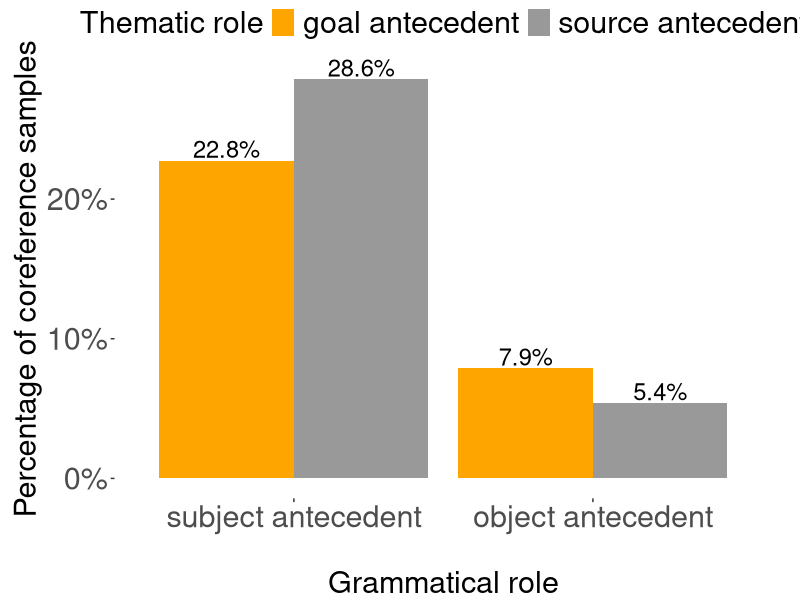
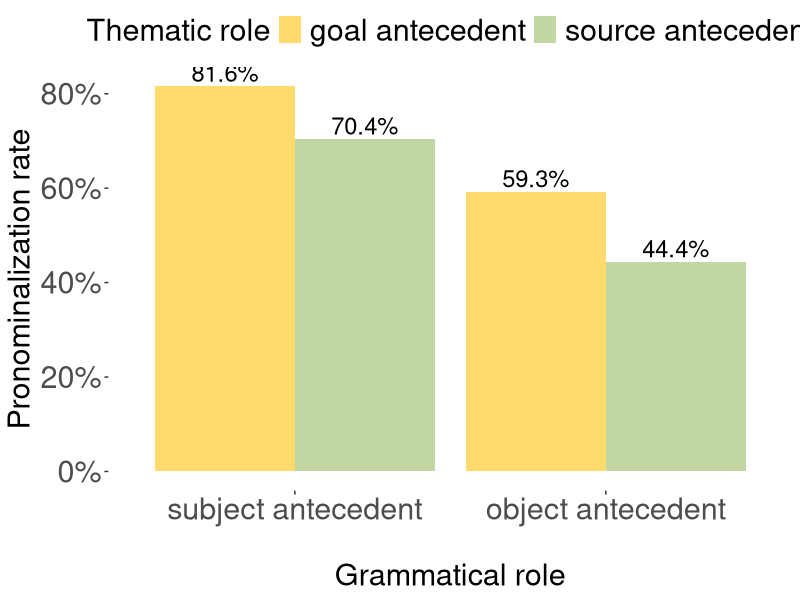
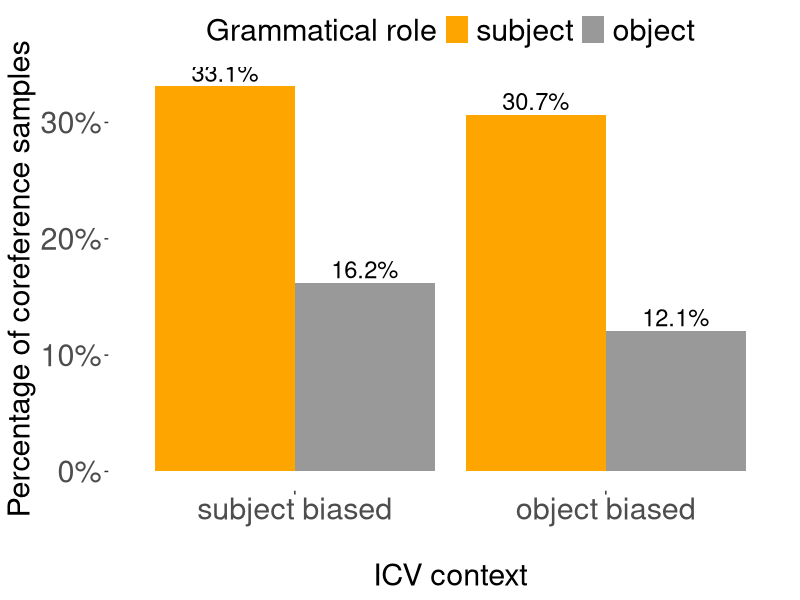
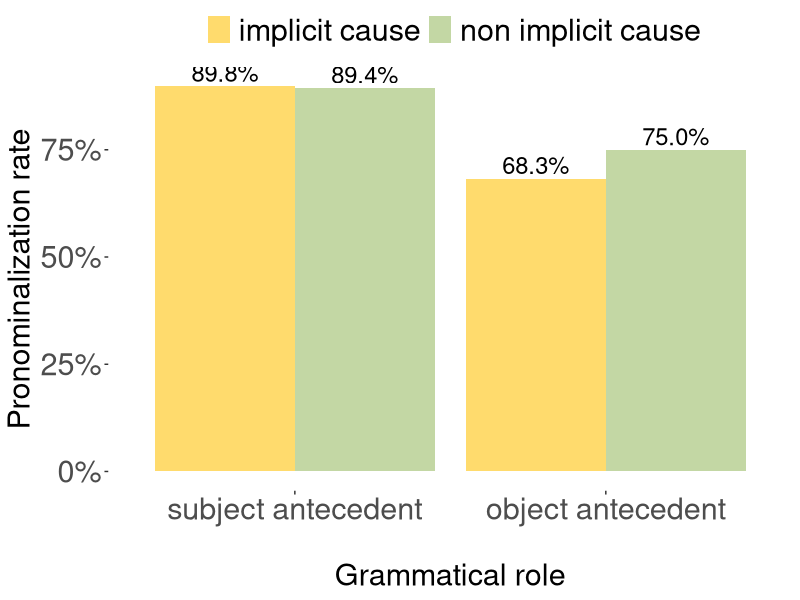

Here is the R script that generated these plots, in order:
# --- Analyses on passages of transfer-of-possession verbs (TPVs) 
# --- and implicit causality verbs (ICVs) ---

# TPV analyses ----
# library
library(readr)
library(ggplot2)
library(rstudioapi)
library(scales)

# set the source file direction as working directory
setwd(dirname(getSourceEditorContext()$path))

#### read the dataframe of all responses ####
df_tpv <- read_csv('../extracted_passages/tpv_extracted_passages.csv')  
str(df_tpv)
sum(is.nan(as.matrix(df_tpv))) # 0


#### raw counts of next mention ####
source_in_source_goal <- sum(df_tpv$verb_type == 'source_goal' & df_tpv$coreference_type == 'source') # 98
goal_in_source_goal <- sum(df_tpv$verb_type == 'source_goal' & df_tpv$coreference_type == 'goal') # 27
source_goal <- sum(df_tpv$verb_type == 'source_goal') # 343


goal_in_goal_source <- sum(df_tpv$verb_type == 'goal_source' & df_tpv$coreference_type == 'goal') # 38
source_in_goal_source <- sum(df_tpv$verb_type == 'goal_source' & df_tpv$coreference_type == 'source') # 9
goal_source <- sum(df_tpv$verb_type == 'goal_source') # 167

percentage_goal_in_goal_source = goal_in_goal_source/goal_source
percentage_source_in_source_goal = source_in_source_goal/source_goal
percentage_goal_in_source_goal = goal_in_source_goal/source_goal
percentage_source_in_goal_source = source_in_goal_source/goal_source


#### Figure 11: Percentage of goal and source continuations in two transfer-of-possession contexts. ####

#--- create a dataset ---
grammatical_roles <- c(rep("subject antecedent", 2), rep("object antecedent" , 2) )
thematic_roles <- rep(c("goal antecedent" , "source antecedent" ) , 2)
percentage <- c(percentage_goal_in_goal_source, percentage_source_in_source_goal,
                percentage_goal_in_source_goal, percentage_source_in_goal_source)
data <- data.frame(grammatical_roles,thematic_roles,percentage)

data$grammatical_roles <- factor(data$grammatical_roles, levels=c("subject antecedent", "object antecedent") 
)

#--- plot ---
ggplot(data, aes(fill=thematic_roles, y=percentage, x=grammatical_roles)) + 
  geom_bar(position="dodge", stat="identity") + 
  scale_fill_manual(values = c("goal antecedent" = "orange",
                               "source antecedent" = "#999999")) +
  labs(x= "\nGrammatical role", y = "Percentage of coreference samples", 
       fill = "Thematic role") +
  theme(axis.text.x=element_text(size=22),
        axis.text.y=element_text(size=22),
        axis.title=element_text(size=22),
        legend.text=element_text(size=22),
        legend.title=element_text(size=22),
        legend.position="top",
        panel.background = element_rect(fill = "transparent",colour = NA),
        plot.background = element_rect(fill = "transparent",colour = NA),
        plot.margin = margin(l=10, r = 20) 
        ) +
  geom_text(size=6,aes(label=scales::percent(percentage)), position=position_dodge(width=0.9), vjust=-0.16) +
  scale_y_continuous(labels = scales::percent) 



#### chi-square contingency: next mention biases  ####

# --- subject antecedent ---
subject_observed_table <- matrix(c(source_in_source_goal, goal_in_goal_source,
                                   source_goal - source_in_source_goal,
                                   goal_source - goal_in_goal_source), nrow = 2, ncol = 2, byrow = T)
rownames(subject_observed_table) <- c('subject', 'non-subject')
colnames(subject_observed_table) <- c('source-goal', 'goal-source')
subject_observed_table
X <- chisq.test(subject_observed_table)
X
X$expected


# --- object antecedent ---
object_observed_table <- matrix(c(goal_in_source_goal, source_in_goal_source,
                                  source_goal - goal_in_source_goal,
                                  goal_source - source_in_goal_source), nrow = 2, ncol = 2, byrow = T)
rownames(object_observed_table) <- c('object', 'non-object')
colnames(object_observed_table) <- c('source-goal', 'goal-source')
object_observed_table
X <- chisq.test(object_observed_table)
X <-fisher.test(object_observed_table)
X
X$expected

  
#### raw counts of produced pronouns ####

number_pronominal_source_in_source_goal <- sum(df_tpv$verb_type == 'source_goal' & df_tpv$coreference_type == 'source' & df_tpv$pronominalization == 'pronoun') # 69
number_pronominal_goal_in_source_goal <- sum(df_tpv$verb_type == 'source_goal' & df_tpv$coreference_type == 'goal' & df_tpv$pronominalization == 'pronoun') # 16
number_pronominal_source_in_goal_source <- sum(df_tpv$verb_type == 'goal_source' & df_tpv$coreference_type == 'source' & df_tpv$pronominalization == 'pronoun')   # 4
number_pronominal_goal_in_goal_source <- sum(df_tpv$verb_type == 'goal_source' & df_tpv$coreference_type == 'goal' & df_tpv$pronominalization == 'pronoun')  # 31 

percentage_pronominal_goal_in_goal_source = number_pronominal_goal_in_goal_source/goal_in_goal_source
percentage_pronominal_source_in_source_goal = number_pronominal_source_in_source_goal/source_in_source_goal
percentage_pronominal_goal_in_source_goal = number_pronominal_goal_in_source_goal/goal_in_source_goal
percentage_pronominal_source_in_goal_source = number_pronominal_source_in_goal_source/source_in_goal_source


#### Figure 12: Pronominalization rate in each category for transfer-of-possession verbs. ####

#--- create a dataset ---
grammatical_roles <- c(rep("subject antecedent", 2), rep("object antecedent" , 2) )
thematic_roles <- rep(c("goal antecedent" , "source antecedent" ) , 2)
percentage <- c(percentage_pronominal_goal_in_goal_source, percentage_pronominal_source_in_source_goal,
                percentage_pronominal_goal_in_source_goal, percentage_pronominal_source_in_goal_source)
data <- data.frame(grammatical_roles,thematic_roles,percentage)

data$grammatical_roles <- factor(data$grammatical_roles, levels=c("subject antecedent", "object antecedent") 
)


# --- plot ---
ggplot(data, aes(fill=thematic_roles, y=percentage, x=grammatical_roles)) + 
  geom_bar(position="dodge", stat="identity") + 
  scale_fill_manual(values = c("goal antecedent" = "#FFDB6D",
                               "source antecedent" = "#C3D7A4")) +
  labs(x= "\nGrammatical role", y = "Pronominalization rate", 
       fill = "Thematic role") +
  theme(axis.text.x=element_text(size=22),
        axis.text.y=element_text(size=22),
        axis.title=element_text(size=22),
        legend.text=element_text(size=22),
        legend.title=element_text(size=22),
        legend.position="top",
        panel.background = element_rect(fill = "transparent",colour = NA),
        plot.background = element_rect(fill = "transparent",colour = NA)) +
  geom_text(size = 6, aes(label=scales::percent(percentage,.1)),position=position_dodge(width=0.9), vjust=-0.25) +
  scale_y_continuous(labels = scales::percent)





#### chi-square contingency: pronominalization biases ####

# --- subject antecedent ---
subject_observed_table <- matrix(c(number_pronominal_source_in_source_goal, number_pronominal_goal_in_goal_source,
                           source_in_source_goal-number_pronominal_source_in_source_goal,
                           goal_in_goal_source-number_pronominal_goal_in_goal_source), nrow = 2, ncol = 2, byrow = T)
rownames(subject_observed_table) <- c('pronoun', 'non-pronoun')
colnames(subject_observed_table) <- c('source in source-goal', 'goal in goal-source')
subject_observed_table
X <- chisq.test(subject_observed_table)
X
X$expected

# --- object antecedent ---
object_observed_table <- matrix(c(number_pronominal_goal_in_source_goal, number_pronominal_source_in_goal_source,
                                   goal_in_source_goal-number_pronominal_goal_in_source_goal,
                                   source_in_goal_source-number_pronominal_source_in_goal_source), nrow = 2, ncol = 2, byrow = T)
rownames(object_observed_table) <- c('pronoun', 'non-pronoun')
colnames(object_observed_table) <- c('goal in source-goal', 'source in goal-source')
object_observed_table
X <- chisq.test(object_observed_table)
X <-fisher.test(object_observed_table)
X
X$expected



# ICV analyses ----

#### read the dataframe of all responses ####
df_icv <- read_csv('../extracted_passages/icv_extracted_passages.csv')  
str(df_icv)
sum(is.nan(as.matrix(df_icv))) # 0


#### raw counts of next mention ####
subject_in_subject_biased <- sum(df_icv$verb_type == 'subject_biased' & df_icv$coreference_type == 'subject') # 49
object_in_subject_biased <- sum(df_icv$verb_type == 'subject_biased' & df_icv$coreference_type == 'object') # 24
subject_biased <- sum(df_icv$verb_type == 'subject_biased') #148

subject_in_object_biased <- sum(df_icv$verb_type == 'object_biased' & df_icv$coreference_type == 'subject') # 104
object_in_object_biased <- sum(df_icv$verb_type == 'object_biased' & df_icv$coreference_type == 'object') # 41
object_biased <- sum(df_icv$verb_type == 'object_biased') #339

percentage_subject_in_subject_biased = subject_in_subject_biased/subject_biased
percentage_object_in_subject_biased = object_in_subject_biased/subject_biased
percentage_subject_in_object_biased = subject_in_object_biased/object_biased
percentage_object_in_object_biased = object_in_object_biased/object_biased


#### Figure 13: Percentage of continuations in subject-biased and object-biased implicit causality verb contexts. ####

# --- create a dataset ---
icv_contexts <- c(rep("subject biased", 2), rep("object biased" , 2) )
grammatical_roles <- rep(c("subject" , "object" ) , 2)
percentage <- c(percentage_subject_in_subject_biased, percentage_object_in_subject_biased,
                percentage_subject_in_object_biased,percentage_object_in_object_biased)
data <- data.frame(grammatical_roles,icv_contexts,percentage)

data$grammatical_roles <- factor(data$grammatical_roles, levels=c("subject", "object") 
)

data$icv_contexts <- factor(data$icv_contexts, levels=c("subject biased", "object biased") 
)

# --- plot ---
ggplot(data, aes(fill=grammatical_roles, y=percentage, x=icv_contexts)) + 
  geom_bar(position="dodge", stat="identity") + 
  scale_fill_manual(values = c("subject" = "orange",
                               "object" = "#999999")) +
  labs(x= "\nICV context", y = "Percentage of coreference samples", 
       fill = "Grammatical role") +
  theme(axis.text.x=element_text(size=22),
        axis.text.y=element_text(size=22),
        axis.title=element_text(size=22),
        legend.text=element_text(size=22),
        legend.title=element_text(size=22),
        legend.position="top"
  ) +
  geom_text(size=6,aes(label=scales::percent(percentage)), position=position_dodge(width=0.9), vjust=-0.25) +
  scale_y_continuous(labels = scales::percent) +
  theme(
    panel.background = element_rect(fill = "transparent",colour = NA),
    plot.background = element_rect(fill = "transparent",colour = NA)
  )


#### chi-square contingency: next-mention biases ####

#subject antecedent
subject_observed_table <- matrix(c(subject_in_subject_biased, subject_in_object_biased,
                                   subject_biased - subject_in_subject_biased,
                                   object_biased - subject_in_object_biased
                                    ), nrow = 2, ncol = 2, byrow = T)
rownames(subject_observed_table) <- c('subject', 'non-subject')
colnames(subject_observed_table) <- c('subject-biased', 'object-biased')
subject_observed_table
X <- chisq.test(subject_observed_table)
X
X$expected


#object antecedent
object_observed_table <- matrix(c(object_in_subject_biased, object_in_object_biased,
                                  subject_biased - object_in_subject_biased,
                                  object_biased - object_in_object_biased), nrow = 2, ncol = 2, byrow = T)
rownames(object_observed_table) <- c('object', 'non-object')
colnames(object_observed_table) <- c('subject-biased', 'object-biased')
object_observed_table
X <- chisq.test(object_observed_table)
X
X$expected


#### raw counts of produced pronouns ####
number_pronominal_subject_in_subject_biased <- sum(df_icv$verb_type == 'subject_biased' & df_icv$coreference_type == 'subject' & df_icv$pronominalization == 'pronoun')  # 44  
number_pronominal_object_in_subject_biased <- sum(df_icv$verb_type == 'subject_biased' & df_icv$coreference_type == 'object' & df_icv$pronominalization == 'pronoun') # 18
number_pronominal_subject_in_object_biased <- sum(df_icv$verb_type == 'object_biased' & df_icv$coreference_type == 'subject' & df_icv$pronominalization == 'pronoun') # 93  
number_pronominal_object_in_object_biased <- sum(df_icv$verb_type == 'object_biased' & df_icv$coreference_type == 'object' & df_icv$pronominalization == 'pronoun') # 28

percentage_pronominal_subject_in_subject_biased = number_pronominal_subject_in_subject_biased/subject_in_subject_biased
percentage_pronominal_object_in_subject_biased = number_pronominal_object_in_subject_biased/object_in_subject_biased
percentage_pronominal_subject_in_object_biased = number_pronominal_subject_in_object_biased/subject_in_object_biased
percentage_pronominal_object_in_object_biased = number_pronominal_object_in_object_biased/object_in_object_biased


#### Figure 14: Pronominalization rate in each category for subject-biased and object-biased implicit causality verb contexts.####
# --- create a dataset ---
grammatical_roles <- c(rep("subject antecedent", 2), rep("object antecedent" , 2) )
expected_biased_roles <- rep(c("implicit cause" , "non implicit cause" ) , 2)
percentage <- c(percentage_pronominal_subject_in_subject_biased, percentage_pronominal_subject_in_object_biased,
                percentage_pronominal_object_in_object_biased, percentage_pronominal_object_in_subject_biased)
data <- data.frame(grammatical_roles,expected_biased_roles,percentage)

data$grammatical_roles <- factor(data$grammatical_roles, levels=c("subject antecedent", "object antecedent") 
)


# --- plot ---
ggplot(data, aes(fill=expected_biased_roles, y=percentage, x=grammatical_roles)) + 
  geom_bar(position="dodge", stat="identity") + 
  scale_fill_manual(values = c("implicit cause" = "#FFDB6D",
                               "non implicit cause" = "#C3D7A4")) +
  labs(x= "\nGrammatical role", y = "Pronominalization rate", 
       fill = "") +
  theme(axis.text.x=element_text(size=22),
        axis.text.y=element_text(size=22),
        axis.title=element_text(size=22),
        legend.text=element_text(size=22),
        legend.title=element_text(size=22),
        legend.position="top"
  ) +
  geom_text(size= 6, aes(label=percent(percentage,.1)), position=position_dodge(width=0.9), vjust=-0.25) +
  scale_y_continuous(labels = scales::percent) +
  theme(
    panel.background = element_rect(fill = "transparent",colour = NA),
    plot.background = element_rect(fill = "transparent",colour = NA)
  )




#### chi-square contingency: pronominalization biases ####

#subject antecedent
subject_observed_table <- matrix(c(number_pronominal_subject_in_subject_biased, number_pronominal_subject_in_object_biased,
                                   subject_in_subject_biased-number_pronominal_subject_in_subject_biased,
                                   subject_in_object_biased-number_pronominal_subject_in_object_biased), nrow = 2, ncol = 2, byrow = T)
rownames(subject_observed_table) <- c('pronoun', 'non-pronoun')
colnames(subject_observed_table) <- c('subject in subject-biased ICV', 'subject in object_object_biased')
subject_observed_table
X <- chisq.test(subject_observed_table)
X
X$expected

#object antecedent
object_observed_table <- matrix(c(number_pronominal_object_in_subject_biased, number_pronominal_object_in_object_biased,
                                  object_in_subject_biased-number_pronominal_object_in_subject_biased,
                                  object_in_object_biased-number_pronominal_object_in_object_biased), nrow = 2, ncol = 2, byrow = T)
rownames(object_observed_table) <- c('pronoun', 'non-pronoun')
colnames(object_observed_table) <- c('object in subject-biased ICV', 'object in object_object_biased')
object_observed_table
X <- chisq.test(object_observed_table)
X
X$expected
# X-squared = 0.08482, df = 1, p-value = 0.7709



  
